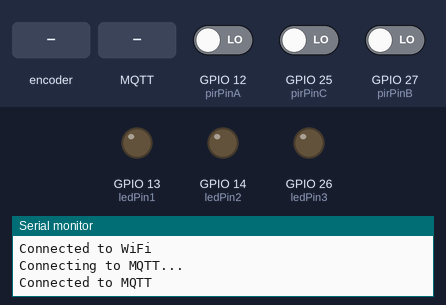
Simulated run of this sketch. Board: ESP32. Shown: output pins drawn as LEDs (lit = HIGH), the last lines printed to the serial monitor. The test bench sets the inputs (shaded band); at power-on: GPIO 12 (pirPinA) LOW, GPIO 25 (pirPinC) LOW, GPIO 27 (pirPinB) LOW. WiFi joins after 1.5 s; servers stay silent unless stated; no MQTT or app messages arrive unless stated.

Above: at 3.2 s.
3.3 s: rotary encoder on GPIO 12 (pirPinA) / GPIO 27 (pirPinB) turned 1 step (first pin leading)
At 6.5 s:
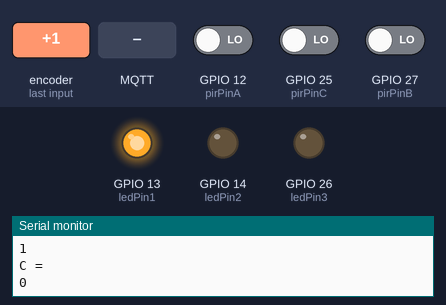
At 8.8 s:
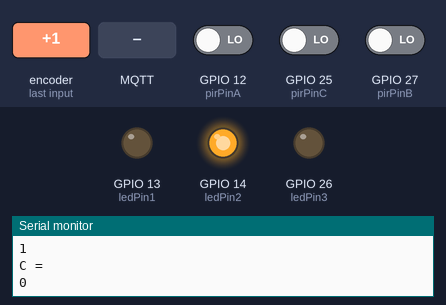
12.1 s: MQTT message "ON" arrives on the third subscribed topic
At 20.4 s:
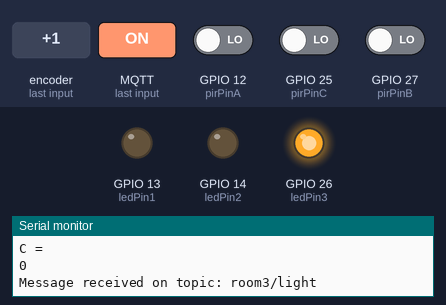
Timing chart, 0 to 34.1 s (numbered marks = the images above; inputs shaded):
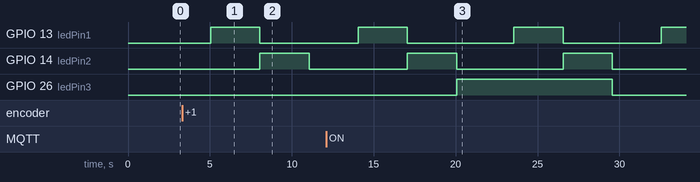

The sketch:

Xmqtt.ino
```cpp
#include <WiFi.h>
#include <PubSubClient.h>

// Define PIR sensor pin
int pirPinA = 12;
int pirPinB = 27;
int pirPinC = 25;


// Define LED pin
int ledPin1 = 13;  //A asfr
int ledPin2 = 14;  //B a5dar
int ledPin3 = 26;  //C a7mar

const char *ssid = "Swaify";
const char *password = "swaify123";
const char *mqttServer = "4.tcp.eu.ngrok.io"; // Ngrok hostname without "tcp://"
const int mqttPort = 14963;           // Ngrok port
const char *mqttTopic1 = "room1/light";
const char *mqttTopic2 = "room2/light";
const char *mqttTopic3 = "room3/light";

WiFiClient espClient;
PubSubClient client(espClient);


void setup() {

  Serial.begin(9600);
  // Set PIR sensor pin as input
  pinMode(pirPinA, INPUT);
  pinMode(pirPinB, INPUT);
  pinMode(pirPinC, INPUT);

  // Set LED pin as output
  pinMode(ledPin1, OUTPUT);
  pinMode(ledPin2, OUTPUT);
  pinMode(ledPin3, OUTPUT);

  digitalWrite(ledPin1,LOW);
  digitalWrite(ledPin2,LOW);
  digitalWrite(ledPin3,LOW);

  // Initialize serial communication for debugging (optional)


  WiFi.begin(ssid, password);

      // connect to wifi
  while (WiFi.status() != WL_CONNECTED) {
    delay(1000);
    Serial.println("Connecting to WiFi...");
  }

  Serial.println("Connected to WiFi");


    // Here we're gonna connect to the MQTT server
  client.setServer(mqttServer, mqttPort);
  client.setCallback(callback);
}

void reconnect() {
  while (!client.connected()) {
    Serial.println("Connecting to MQTT...");

    if (client.connect("ESP32Client")) {
      Serial.println("Connected to MQTT");
      client.subscribe(mqttTopic1);
      client.subscribe(mqttTopic2);
      client.subscribe(mqttTopic3);
    } else {
      Serial.print("Failed, rc=");
      Serial.print(client.state());
      Serial.println(" Retrying in 5 seconds...");
      delay(5000);
    }
  }
}


void callback(char* topic, byte* payload, unsigned int length) {
  Serial.println("Message received on topic: " + String(topic));

  // Handle messages based on the topic

  String message1 = "";
  String message2 = "";
  String message3 = "";


  if (strcmp(topic, "room1/light") == 0) {


    for (int i = 0; i < length; i++) {
      message1 += (char)payload[i];
    }

    TurnLights(ledPin1, message1);

  } else if (strcmp(topic, "room2/light") == 0) {


    for (int i = 0; i < length; i++) {
      message2 += (char)payload[i];
    }

    TurnLights(ledPin2, message2);

  } else if (strcmp(topic, "room3/light") == 0) {


    for (int i = 0; i < length; i++) {
      message3 += (char)payload[i];
    }


    TurnLights(ledPin3, message3);

  }
  if (message1.length() > 0) {
    Serial.println(message1);
  } else {
    Serial.println("Packet loss");
  }
  if (message2.length() > 0) {
    Serial.println(message2);
  } else {
    Serial.println("Packet loss");
  }
  if (message3.length() > 0) {
    Serial.println(message3);
  } else {
    Serial.println("Packet loss");
  }


}


void loop() {

  if (!client.connected()) {
    reconnect();
  }

  client.loop();


  delay(3000);

  // Print the PIR sensor value to the serial monitor (optional)


// Read the PIR sensor value
  int pirValueA = digitalRead(pirPinA);
  int pirValueB = digitalRead(pirPinB);
  int pirValueC = digitalRead(pirPinC);


  Serial.println("A =");
  Serial.println(pirValueA);
  Serial.println("B =");
  Serial.println(pirValueB);
  Serial.println("C =");
  Serial.println(pirValueC);

  // Print the PIR sensor value to the serial monitor (optional)


  // Check if motion is detected

  LightFunc(pirValueA, ledPin1, mqttTopic1);
  LightFunc(pirValueB, ledPin2, mqttTopic2);
  LightFunc(pirValueC, ledPin3, mqttTopic3);


}
void LightFunc(int pirValue, int ledPin, const char* mqtt)
{


  if (pirValue == 1) {
    // Turn on the LED
    digitalWrite(ledPin, HIGH);
    delay(3000);
   client.publish(mqtt, "ON");
    digitalWrite(ledPin, LOW);
  }
  else {
    // Turn off the LED
    digitalWrite(ledPin, LOW);
   client.publish(mqtt, "OFF");
  }
}

void TurnLights(int led, String message)
{

 if (message.equals("ON"))
 {
    digitalWrite(led,HIGH);
    delay(500);
 }
  else if (message.equals("OFF")){
    digitalWrite(led,LOW);
  }
}
```

Measured:
- after the input at 3.3 s, GPIO 13 (ledPin1): LOW → HIGH after 1.8 s, → LOW 3.0 s later; GPIO 14 (ledPin2): LOW → HIGH after 4.8 s, → LOW 3.0 s later
- after the input at 12.1 s, GPIO 26 (ledPin3): LOW → HIGH after 8.0 s, → LOW 9.5 s later
